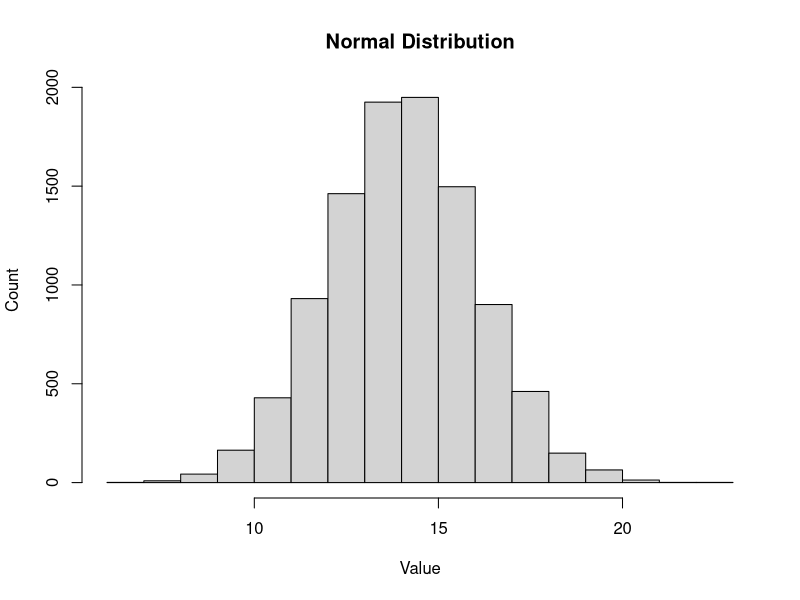
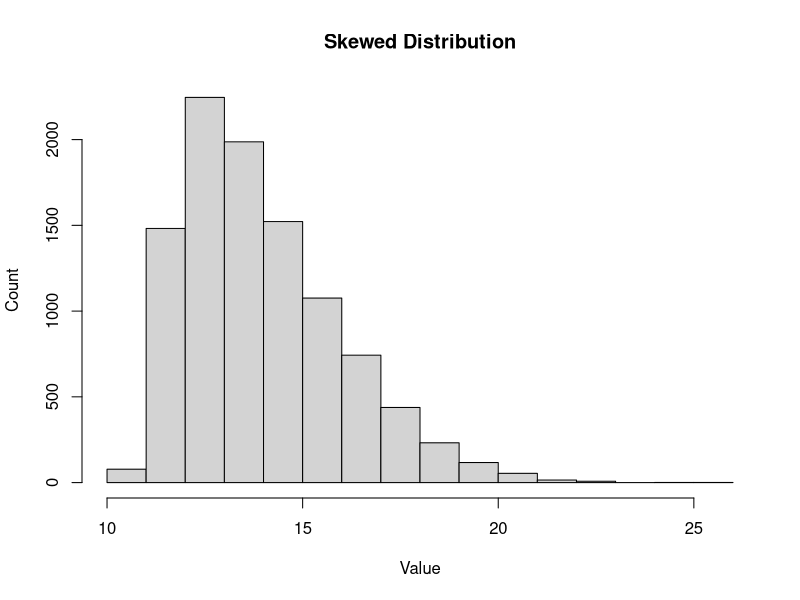
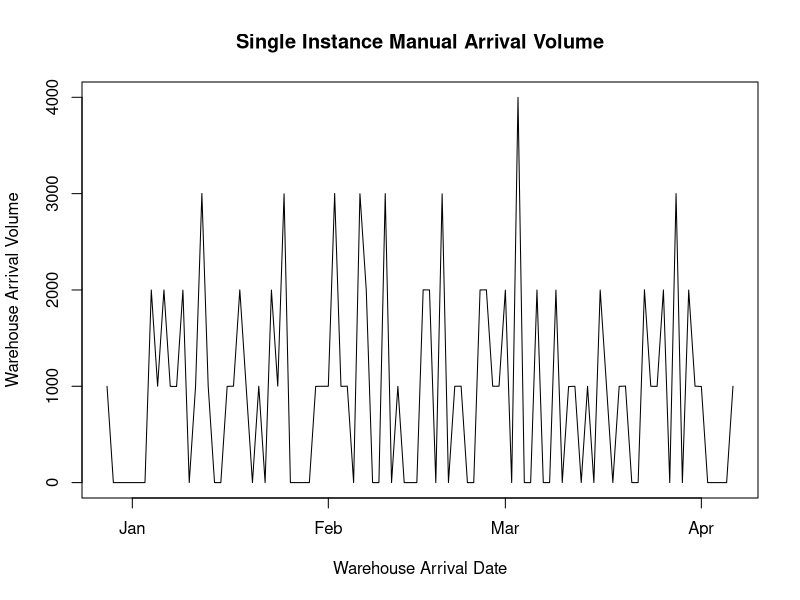
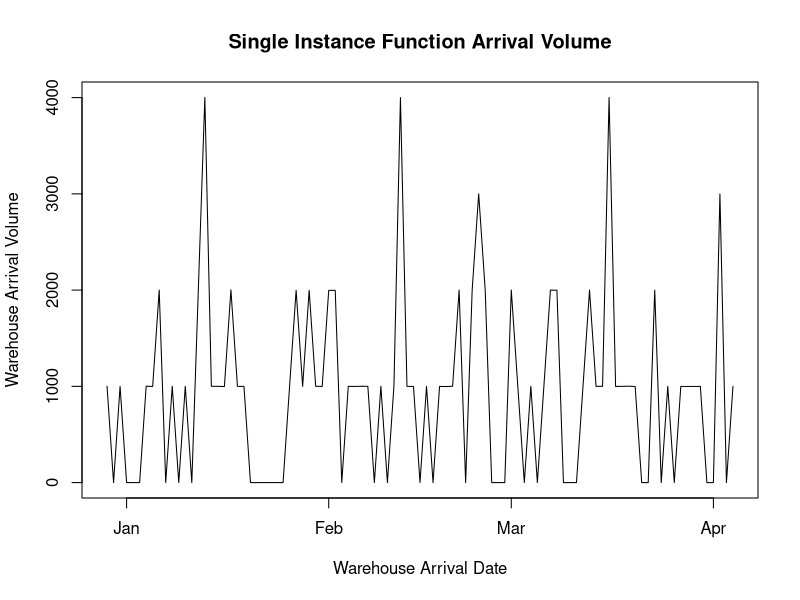
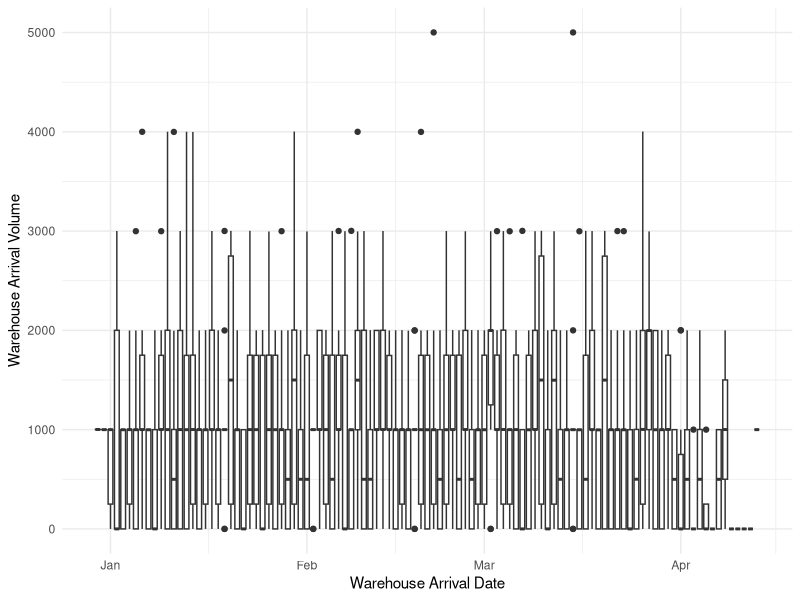
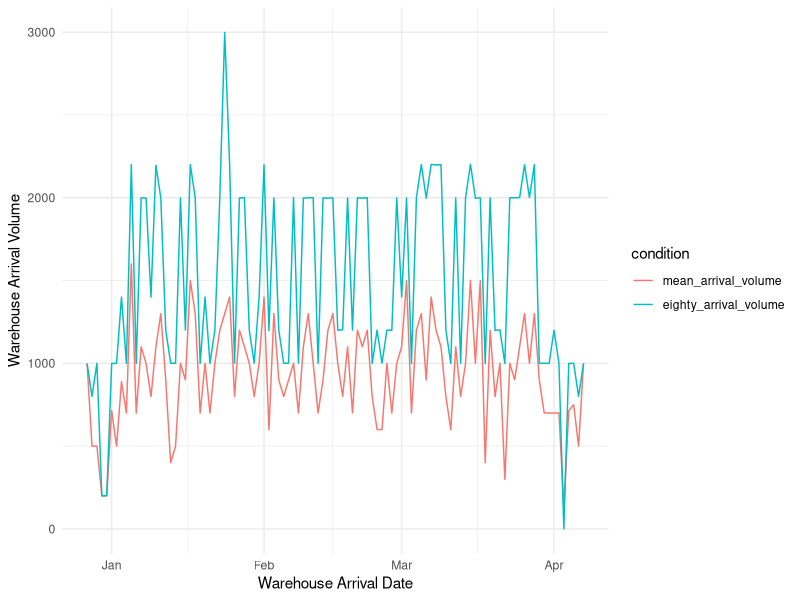
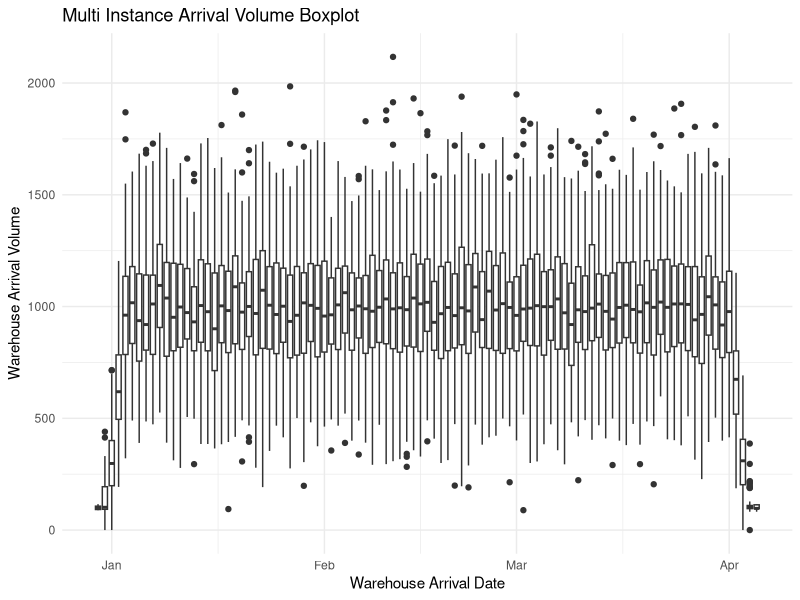
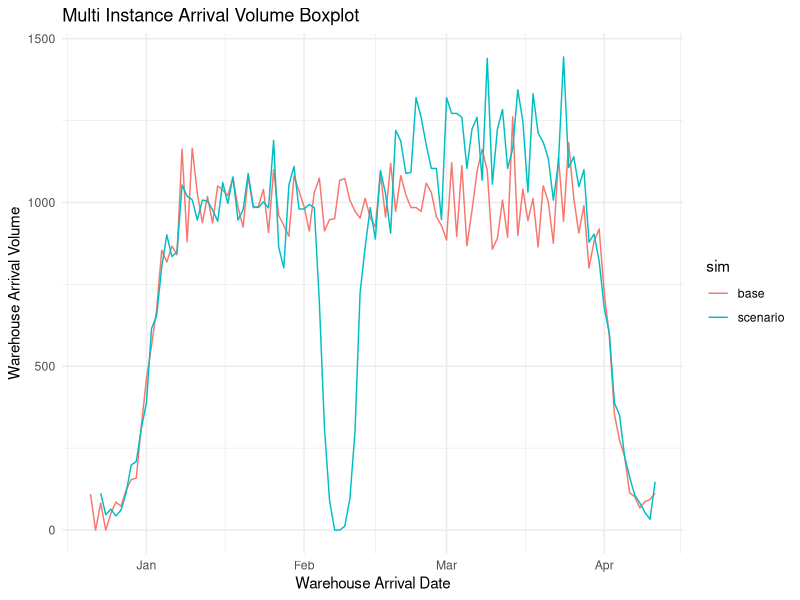

Source code (R) for these figures, in order:
## ---- chunk 1
# set options
knitr::opts_chunk$set(echo = TRUE)
# load libraries
library(tidyverse) # for manipulating data
library(ggplot2) # for visualization
library(fGarch) # for creating skewed distributions
library(kableExtra) # for creating HTML tables
## ---- chunk 2
rnorm(1, 14, 2) # single value, normal
## ---- chunk 3
n_df <- data.frame(values = rnorm(10000, 14, 2)) # many values, normal
hist(n_df$values, xlab = "Value", ylab = "Count", main = "Normal Distribution")
## ---- chunk 4
r_df <- data.frame(values = rsnorm(10000, mean = 14, sd = 2, xi = 2.5)) # many values, tail
hist(r_df$values, xlab = "Value", ylab = "Count", main = "Skewed Distribution")
## ---- chunk 5
# * create date range ----
date_range <- rep(seq.Date(from=as.Date("2020-12-01"),
                           to=as.Date("2021-03-01"), by="day"), 1) # single port

# * create demand on each date ----
order_volume <- round(rnorm(length(date_range), 1000, 1), 0)

# * create transits ----
order_oport <- rsnorm(length(date_range), mean = 14, sd = 2, xi = 2.5)
oport_dport <- rsnorm(length(date_range), mean = 14, sd = 2, xi = 2.5)
dport_dwhse <- rsnorm(length(date_range), mean = 4, sd = 1, xi = 2.5)

# * calculate transit time ----
the_full_transit <- round(order_oport + oport_dport + dport_dwhse)

# * generate arrival date ----
dwhse_arrival_date <- date_range + the_full_transit

# * single instance dataframe ----
single_instance_manual <- data.frame(date_range, order_volume, order_oport,
                                     oport_dport, dport_dwhse, the_full_transit,
                                     dwhse_arrival_date)

# * show head of dataframe
head(single_instance_manual) %>%
  kbl(caption = "Single Instance Manual Dataframe") %>%
  kable_classic(full_width = F, html_font = "Cambria", position = "left")

## ---- chunk 6

# NOTE: complete function from tidyr
sim <- single_instance_manual %>% group_by(dwhse_arrival_date) %>%
  summarise(dwhse_arrival_volume = sum(order_volume)) %>%
  complete(dwhse_arrival_date = seq.Date(min(dwhse_arrival_date), max(dwhse_arrival_date), by="day")) %>%
  mutate(dwhse_arrival_volume = coalesce(dwhse_arrival_volume, 0))

plot(sim$dwhse_arrival_date, sim$dwhse_arrival_volume, type='l',
     xlab = "Warehouse Arrival Date", ylab = "Warehouse Arrival Volume", main = "Single Instance Manual Arrival Volume")

## ---- chunk 7

agg_by_arrival_function <- function(the_dataframe) {
  
  hold_me <- the_dataframe %>%
    group_by(dwhse_arrival_date) %>%
    summarise(dwhse_arrival_volume = sum(order_volume)) %>%
    complete(dwhse_arrival_date = seq.Date(min(dwhse_arrival_date), max(dwhse_arrival_date), by="day")) %>%
    mutate(dwhse_arrival_volume = coalesce(dwhse_arrival_volume, 0))
  
  return(hold_me)
  
}

head(agg_by_arrival_function(single_instance_manual), 6) %>%
  kbl(caption = "Arrival Function Test Output") %>%
  kable_classic(full_width = F, html_font = "Cambria", position = "left")

## ---- chunk 8
# * create function ----
inner_sim <- function() {
  
  date_range <- rep(seq.Date(from=as.Date("2020-12-01"),
                             to=as.Date("2021-03-01"), by="day"), 1) # single port
  
  order_volume <- round(rnorm(length(date_range), 1000, 1), 0)
  order_oport <- rsnorm(length(date_range), mean = 14, sd = 2, xi = 2.5)
  oport_dport <- rsnorm(length(date_range), mean = 14, sd = 2, xi = 2.5)
  dport_dwhse <- rsnorm(length(date_range), mean = 4, sd = 1, xi = 2.5)

  the_full_transit <- round(order_oport + oport_dport + dport_dwhse)
  dwhse_arrival_date <- date_range + the_full_transit
  
  single_instance_function <- data.frame(date_range, order_volume, order_oport,
                                         oport_dport, dport_dwhse, the_full_transit,
                                         dwhse_arrival_date)
  
  return(single_instance_function)
  
}

# * verify inner sim output ----
single_instance_function <- inner_sim()
head(single_instance_function) %>%
  kbl(caption = "Single Instance Function Test Output") %>%
  kable_classic(full_width = F, html_font = "Cambria", position = "left")

## ---- chunk 9

sif <- agg_by_arrival_function(single_instance_function)
plot(sif$dwhse_arrival_date, sif$dwhse_arrival_volume, type='l',
     xlab = "Warehouse Arrival Date", ylab = "Warehouse Arrival Volume", main = "Single Instance Function Arrival Volume")

## ---- chunk 10
outer_sim <- function(n=10) {
  
  master_data_frame <- data.frame(dwhse_arrival_date = as.Date(character()),
                                  dwhse_arrival_volume = double())  
  
  for (i in 1:n) {
    
    hold <- inner_sim()
    
    single_aggregate <- agg_by_arrival_function(hold)
    
    master_data_frame <- rbind(master_data_frame, single_aggregate)
    
  }
  
  return(master_data_frame)
  
}

test_outer_sim <- outer_sim() %>% as.data.frame()
test_outer_sim_smaller <- test_outer_sim[test_outer_sim$dwhse_arrival_date == as.Date("2021-01-10"),]
test_outer_sim_smaller %>%
  kbl(caption = "Multi Instance Function Test Output") %>%
  kable_classic(full_width = F, html_font = "Cambria", position = "left")

## ---- chunk 11
ggplot(test_outer_sim,
       aes(x = as.Date(dwhse_arrival_date), y = dwhse_arrival_volume, group = dwhse_arrival_date)) +
  geom_boxplot() +
  theme_minimal() +
  labs(x = "Warehouse Arrival Date", y = "Warehouse Arrival Volume", main = "Multi Instance Arrival Volume Boxplot")
## ---- chunk 12
sim_function <- function(num_sims = 10, num_ports = 1,
                         start_date = as.Date("2020-12-01"),
                         end_date   = as.Date("2021-03-01"),
                         order_vol_mean = 1000, order_vol_var = 1,
                         oo_mean  = 14,   oo_var = 2,  oo_xi = 2.5,
                         od_mean  = 14,   od_var = 2,  od_xi = 2.5,
                         dw_mean  = 4,    dw_var = 1,  dw_xi = 2.5) {
  
  # outer sim (multi instance)
  master_data_frame <- data.frame(dwhse_arrival_date = as.Date(character()),
                                  dwhse_arrival_volume = double())  
  
  for (i in 1:num_sims) {
    
    # inner sim (single instance)
    date_range <- rep(seq.Date(from=start_date,
                               to=end_date, by="day"), num_ports)
    
    order_volume <- round(rnorm(length(date_range), order_vol_mean, order_vol_var), 0)
    order_oport <- rsnorm(length(date_range), mean = oo_mean, sd = oo_var, xi = oo_xi)
    oport_dport <- rsnorm(length(date_range), mean = od_mean, sd = od_var, xi = od_xi)
    dport_dwhse <- rsnorm(length(date_range), mean = dw_mean, sd = dw_var, xi = dw_xi)
    
    the_full_transit <- round(order_oport + oport_dport + dport_dwhse)
    dwhse_arrival_date <- date_range + the_full_transit
    
    single_instance_function <- data.frame(date_range, order_volume, order_oport,
                                           oport_dport, dport_dwhse, the_full_transit,
                                           dwhse_arrival_date)
    
    single_aggregate <- agg_by_arrival_function(single_instance_function)
    
    master_data_frame <- rbind(master_data_frame, single_aggregate)
    
  }
 
  return(master_data_frame)
  
}

test_me <- sim_function() %>% arrange(dwhse_arrival_date) %>% head(10)
test_me %>%
  kbl(caption = "Multi Instance Parameters Test Output") %>%
  kable_classic(full_width = F, html_font = "Cambria", position = "left")

## ---- chunk 13

test_plot <- sim_function() %>%
  mutate(dwhse_arrival_date = as.character(dwhse_arrival_date)) %>%
  group_by(dwhse_arrival_date) %>%
  summarise(mean_arrival_volume = mean(dwhse_arrival_volume),
            eighty_arrival_volume = quantile(dwhse_arrival_volume, 0.8))

test_plot_long <- gather(test_plot, condition, measurement, mean_arrival_volume:eighty_arrival_volume, factor_key=TRUE)

ggplot(test_plot_long, aes(x=as.Date(dwhse_arrival_date), y=measurement, group=condition, color=condition)) + 
  geom_line() +
  theme_minimal() +
  labs(x = "Warehouse Arrival Date", y = "Warehouse Arrival Volume", main = "Multi Instance Arrival Volume Line Chart")

## ---- chunk 14

delay_range <- seq.Date(from=as.Date("2021-01-01"),
                        to=as.Date("2021-01-15"), by="day")

sim_function <- function(num_sims = 10, num_ports = 10,
                         start_date = as.Date("2020-12-01"),
                         end_date   = as.Date("2021-03-01"),
                         order_vol_mean = 100, order_vol_var = 1,
                         oo_mean  = 14,   oo_var = 1,  oo_xi = 1.0,
                         od_mean  = 14,   od_var = 1,  od_xi = 1.0,
                         dw_mean  = 4,    dw_var = 1,  dw_xi = 1.0,
                         delay_range = c(), delay_mag = 0,
                         port_threshold = 2500) {
  
  # outer sim (multi instance)
  master_data_frame <- data.frame(dwhse_arrival_date = as.Date(character()),
                                  dwhse_volume = double()) 
  
  for (i in 1:num_sims) {
    
    # inner sim (single instance)
    date_range <- rep(seq.Date(from=as.Date("2020-12-01"),
                               to=as.Date("2021-03-01"), by="day"), num_ports)
    
    order_volume <- round(rnorm(length(date_range), order_vol_mean, order_vol_var), 0)
    order_oport <- round(rsnorm(length(date_range), mean = oo_mean, sd = oo_var, xi = oo_xi), 0)
    oport_dport <- round(rsnorm(length(date_range), mean = od_mean, sd = od_var, xi = od_xi), 0)
    
    ############################################################
    # new stuff to account for port backlog and mechanical max #
    ############################################################
    
    trans_port <- order_oport + oport_dport
    
    # data as in when it gets to the port
    port_data <- data.frame(date_range, order_volume, trans_port)
    port_data$port_arrival_date <- port_data$date_range + port_data$trans_port
    
    # if arrival to port date is within delay range, add delay magnitude
    port_data$port_arrival_date <- as.Date(port_data$port_arrival_date, format="%Y-%m-%d")
    port_data$port_arrival_date <- if_else(as.character(port_data$port_arrival_date) %in% as.character(delay_range),
                                           port_data$port_arrival_date + delay_mag,
                                           port_data$port_arrival_date)
    
    # aggregate up port arrival data
    port_agg <- port_data %>% mutate(port_arrival_date = as.character(port_arrival_date)) %>%
      group_by(port_arrival_date) %>%
      summarise(port_arrival_volume = sum(order_volume))
    
    # build a backlog
    # meter port volume
    cap <- port_threshold
    port_agg$adjusted_port_volume <- port_agg$port_arrival_volume
    for (i in 1:(nrow(port_agg)-1)) {
      if (port_agg$adjusted_port_volume[i] > cap) {
        leftover <- port_agg$adjusted_port_volume[i] - cap
        leftover <- ifelse(leftover < 0, 0, leftover)
        port_agg$adjusted_port_volume[i] <- cap
        port_agg$adjusted_port_volume[i+1] <- port_agg$adjusted_port_volume[i+1] + leftover
      }
    } 
    
    # add on the domestic transit component
    port_agg$dport_dwhse <- round(rsnorm(length(port_agg$port_arrival_date), mean = dw_mean, sd = dw_var, xi = dw_xi))
    port_agg$dwhse_arrival_date <- as.Date(port_agg$port_arrival_date) + port_agg$dport_dwhse
    
    # before aggregate, need to make names jive
    names(port_agg) <- c("port_arrival_date", "port_arrival_volume", "order_volume", "dport_dwhse", "dwhse_arrival_date")
    
    ###############################
    # end port backlog adjustment #
    ###############################
    
    single_instance_agg <- agg_by_arrival_function(port_agg)
    
    master_data_frame <- rbind(master_data_frame, single_instance_agg)
    
  }
  
  return(master_data_frame)
  
}

test_sim <- sim_function(num_sims       = 100,
                         order_vol_var  = 10,
                         oo_var         = 1,
                         od_var         = 0,
                         dw_var         = 0,
                         delay_range    = delay_range,
                         delay_mag      = 0,
                         port_threshold = 100000)

ggplot(test_sim,
       aes(x = as.Date(dwhse_arrival_date), y = dwhse_arrival_volume, group = dwhse_arrival_date)) +
  geom_boxplot() +
  theme_minimal() +
  labs(x = "Warehouse Arrival Date", y = "Warehouse Arrival Volume", title = "Multi Instance Arrival Volume Boxplot")
## ---- chunk 15

delay_range <- seq.Date(from=as.Date("2021-02-01"),
                        to=as.Date("2021-02-15"), by="day")

sim_plan_1 <- sim_function(num_sims = 100, num_ports = 10,
                           delay_range   = delay_range,   delay_mag = 0,
                           order_vol_mean = 100, order_vol_var = 10,
                           oo_var = 2, od_var = 2, dw_var = 1,
                           port_threshold = 2000) %>%
  group_by(dwhse_arrival_date) %>%
  summarise(dwhse_arrival_volume = mean(dwhse_arrival_volume)) %>%
  mutate(sim = "base")

# for 14 day period, all units coming through port are delayed 7 days
# additionally, port's mechanical max is 1200 units per day
sim_plan_2 <- sim_function(num_sims = 100, num_ports = 10,
                           delay_range   = delay_range,   delay_mag = 7,
                           order_vol_mean = 100, order_vol_var = 10,
                           oo_var = 2, od_var = 2, dw_var = 1,
                           port_threshold = 1200) %>%
  group_by(dwhse_arrival_date) %>%
  summarise(dwhse_arrival_volume = mean(dwhse_arrival_volume)) %>%
  mutate(sim = "scenario")

sim_plan_comp <- rbind(sim_plan_1, sim_plan_2)

ggplot(sim_plan_comp, aes(x=dwhse_arrival_date, y=dwhse_arrival_volume, group=sim, color=sim)) +
  geom_line() +
  theme_minimal() +
  labs(x = "Warehouse Arrival Date", y = "Warehouse Arrival Volume", title = "Multi Instance Arrival Volume Boxplot")
